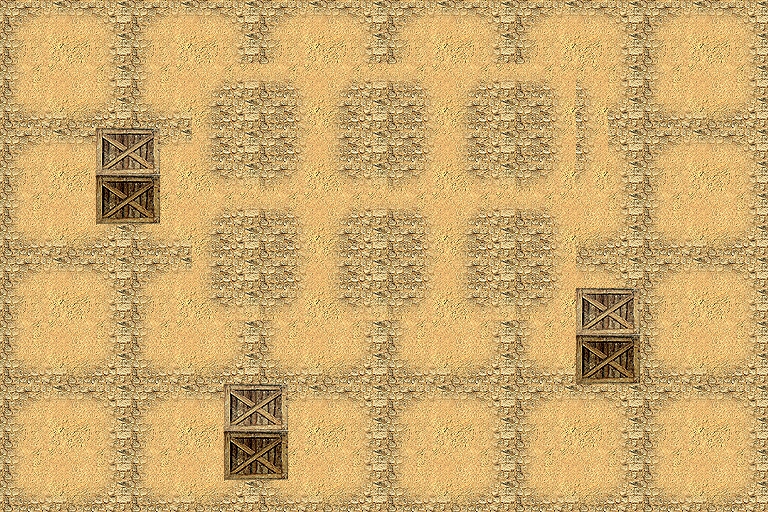

This game map was drawn from its Tiled (.tmx) file and the tilesets committed beside it. A one-line description and the trimmed map source follow:
An orthogonal 24x16 tile map with 32x32 px tiles, 1 tile layer (块层 1).

<map version="1.0" tiledversion="1.1.5" orientation="orthogonal" renderorder="right-down" width="24" height="16" tilewidth="32" tileheight="32" infinite="0" nextobjectid="1">
 <tileset firstgid="1" name="Tile01" tilewidth="32" tileheight="32" tilecount="560" columns="20">
  <image source="Tile01.PNG" width="640" height="896" />
 </tileset>
 <layer name="块层 1" width="24" height="16">
  <data>[384 cells, 384 non-empty, 38 distinct tile ids]</data>
 </layer>
</map>
